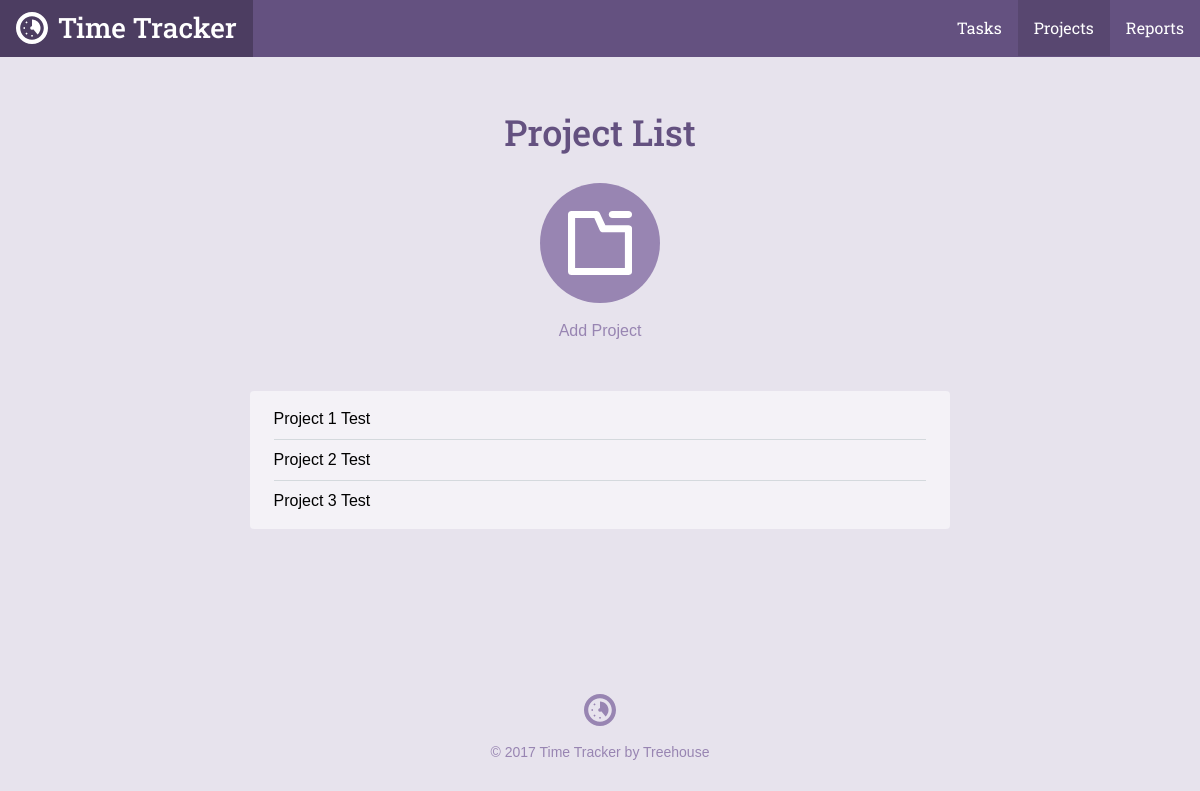
Page /project_list.php on the earlier database version.
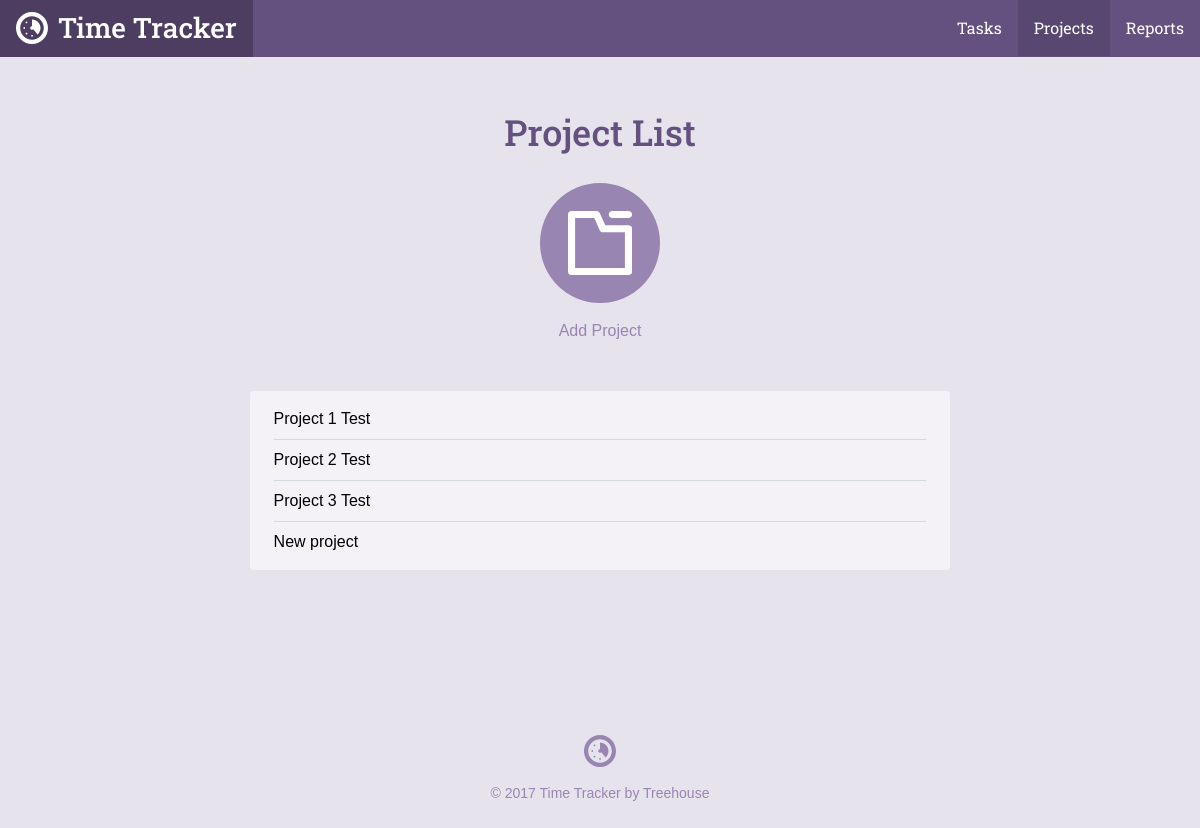
Same page on the later database version.
### tables this page shows
CREATE TABLE `projects` (
	`project_id`	INTEGER PRIMARY KEY AUTOINCREMENT,
	`title`	TEXT NOT NULL,
	`category`	TEXT NOT NULL
);

### inc/functions.php (called while the page is built, shortened)
<?php
function get_project_list(){
	include 'connection.php';
	try{
		return $db->query("
			SELECT project_id,title,category
			FROM projects");
	}catch(Exception $e){
		echo "Error: " . $e->getMessage() . "</br>";
		return array();
	}
}

### project_list.php (the view, shortened to what this page needs)
<?php
require 'inc/functions.php';
$page = "projects";
include 'inc/header.php';
?>
<div class="section catalog random">
    <div class="col-container page-container">
        <div class="col col-70-md col-60-lg col-center">
            <h1 class="actions-header">Project List</h1>
            <div class="actions-item">
                <a class="actions-link" href="project.php">
                <span class="actions-icon">
                  <svg viewbox="0 0 64 64"><use xlink:href="#project_icon"></use></svg>
                </span>
                Add Project
                </a>
            </div>
            <div class="form-container">
                <ul class="items">
               <?php
                    foreach(get_project_list() as $item){
                        echo "<li>". $item['title'] . "</li>";
                    }
                ?>
                </ul>
            </div>
        </div>
    </div>
</div>
<?php include("inc/footer.php"); ?>

### inc/header.php (shortened to what this page needs)
<html>
<head>
	<link rel="stylesheet" href="css/style.css" type="text/css">
</head>
<body>
	<header class="header">
    <div class="col-container">
  		<h1>
        <a class="logo" href="./">
          <svg viewbox="0 0 64 64" class="logo-icon"><use xlink:href="#logo_icon"></use></svg>
          <span class="logo-name">Time Tracker</span>
        </a>
      </h1>
  		<ul class="nav">
        <li class="nav-item tasks<?php if ($page == "tasks") { echo " on"; } ?>"><a class="nav-link" href="task_list.php">Tasks</a></li>
        <li class="nav-item projects<?php if ($page == "projects") { echo " on"; } ?>"><a class="nav-link" href="project_list.php">Projects</a></li>
        <li class="nav-item reports<?php if ($page == "reports") { echo " on"; } ?>"><a class="nav-link" href="reports.php">Reports</a></li>
      </ul>
    </div>
  </header>
	<div id="content">

### inc/footer.php
</div>
	<footer class="footer">
    <div class="col-container">
      <svg viewbox="0 0 64 64" class="logo-icon"><use xlink:href="#logo_icon"></use></svg>
  		<p class="footer-copy">&copy; <?php echo date("Y"); ?> Time Tracker by Treehouse</p>
    </div>
	</footer>
</body>
</html>

### css/style.css (style rules this page uses)
*,:after,:before { box-sizing:border-box }
html { font-family:sans-serif;-ms-text-size-adjust:100%;-webkit-text-size-adjust:100% }
body { margin:0 }
article,aside,details,figcaption,figure,footer,header,hgroup,main,menu,nav,section,summary { display:block }
a { background-color:transparent }
h1 { font-size:2em;margin:.67em 0 }
svg:not(:root) { overflow:hidden }
html { font-size:100%;line-height:1.5;-webkit-tap-highlight-color:transparent }
body { font-size:1rem;font-family:"Gotham Rounded A","Gotham Rounded B","Helvetica",Helvetica,Arial,sans-serif;font-style:normal;font-weight:400 }
.col { float:left;width:100% }
.col-container:before,.col-container:after { content:" ";display:table }
.col-container:after { clear:both }
.col-center { float:none;margin:0 auto }
@media screen and (min-width: 680px) { .col-70-md { width:70% !important } }
@media screen and (min-width: 960px) { .col-60-lg { width:60% !important } }
h1,h2,h3,h4,h5,h6 { color:#40484a;display:block;font-weight:500;margin:0;text-rendering:optimizeLegibility }
h1 { font-size:2.25rem }
p { color:#576366;font-size:1rem;line-height:1.5;margin:0 }
a { color:#3f8abf;cursor:pointer;transition:color 300ms 0s ease;text-decoration:none }
ul,ol { margin:0;padding:0 0 0 2rem }
body { background-color:#e7e3ed }
h1,h2,h3,h4,h5,h6 { color:#645180;font-family:"Roboto Slab", Helvetica, Arial, sans-serif }
p { color:#7D669E }
.header { background-color:#645180;overflow:hidden }
.header h1 { float:left }
.col-container { margin:0 auto;max-width:1200px }
.logo { display:inline-block;transition:background 200ms ease-in-out }
@media screen { .logo { padding:.4rem 1rem .7rem } }
@media screen and (min-width: 680px) { .logo { padding:.45rem 1rem .5rem } }
.logo-icon { width:32px;fill:#fff;margin-top:5px;float:left }
.footer .logo-icon { float:none;margin-bottom:1rem;fill:#9885b2 }
.logo-name { color:#fff;font-family:"Roboto Slab", Helvetica, Arial, sans-serif;margin-left:10px;font-size:1.75rem }
@media screen { .logo-name { display:none } }
@media screen and (min-width: 680px) { .logo-name { display:inline } }
.nav { float:right;list-style:none }
.nav-item { float:left }
.nav-item.on .nav-link { background-color:#584770;cursor:default }
.nav-link { color:#fff;font-family:"Roboto Slab", Helvetica, Arial, sans-serif;transition:background 200ms ease-in-out;padding:1rem;display:inline-block }
@media screen { .nav-link { font-size:15px } }
@media screen and (min-width: 680px) { .nav-link { font-size:16px } }
.actions-header { margin-bottom:1.5rem }
.actions-item { margin:0 1.5rem }
@media screen and (min-width: 680px) { .actions-item { display:inline-block;float:left } }
.page-container .actions-item { float:none }
.actions-link { transition:color 200ms ease-in-out;color:#9885b2;display:block }
@media screen { .actions-link { margin-bottom:2rem } }
@media screen and (min-width: 680px) { .actions-link { margin-bottom:0 } }
.actions-icon { width:120px;height:120px;transition:background 200ms ease-in-out;display:block;background-color:#9885b2;border-radius:9999px }
@media screen { .actions-icon { margin-bottom:.5rem } }
@media screen and (min-width: 680px) { .actions-icon { margin-bottom:1rem } }
.actions-icon svg { width:64px;height:64px;margin-top:28px;fill:#fff;display:inline-block }
.page-container .actions-icon { margin-left:auto;margin-right:auto }
.page-container { text-align:center }
@media screen { .page-container { padding:1.5rem 1rem 0 1rem } }
@media screen and (min-width: 680px) { .page-container { padding-top:3rem } }
.form-container { background-color:#f4f2f7;border-radius:4px }
@media screen { .form-container { padding:.5rem 1.5rem;margin-top:.5rem;margin-bottom:1.5rem } }
@media screen and (min-width: 680px) { .form-container { padding:.5rem 1.5rem;margin-top:3rem;margin-bottom:0 } }
.items { list-style:none;overflow:hidden;padding:0;margin:0 }
.items li { position:relative;text-align:left;border-bottom:solid 1px #d4d9dd;padding-top:.5rem;padding-bottom:.5rem }
.items li:last-child { border-bottom:none !important }
.footer { padding:5rem 0 0 0;text-align:center }
@media screen { .footer { margin-top:1.5rem;margin-bottom:1.5rem } }
@media screen and (min-width: 680px) { .footer { margin-top:5rem } }
.footer-copy { font-size:.875rem;color:#9885b2 }

Differences in the rows shown:
added projects: title "New project"
